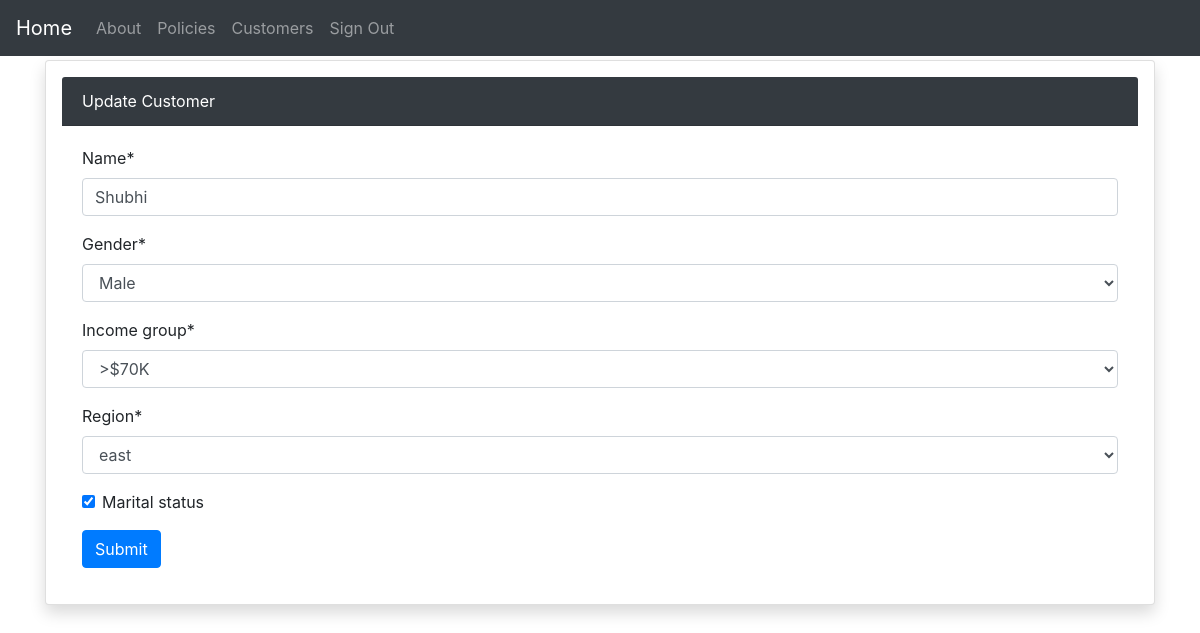
The app's page /update-customers/2 (signed in), older data.
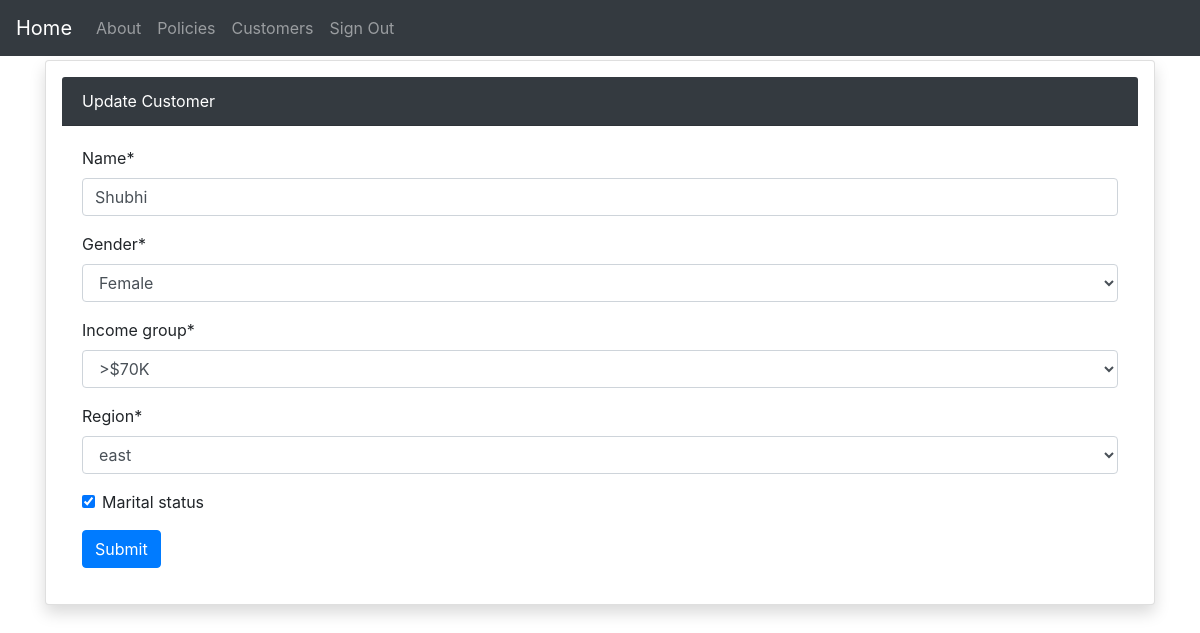
The same page, newer data.
### insurance/base/models.py (models this page shows, shortened)
class BaseModel(models.Model):
    created_at = models.DateTimeField(auto_now_add=True)
    updated_at = models.DateTimeField(auto_now=True)
    class Meta:
        abstract = True

class Customer(BaseModel):
    GENDER_CHOICES = (
        ("Male", "Male"),
        ("Female", "Female"),
        ("Other", "Other"),
    )
    INCOME_CHOICES = (
        ("0-25k", "0-$25k"),
        (">$70", ">$70K"),
        ("$25-$70", "$25-$70K"),
    )
    REGION_CHOICES = (
        ("east", "east"),
        ("west", "west"),
        ("south", "south"),
        ("north", "north"),
    )
    name = models.CharField(max_length=50)
    gender = models.CharField(max_length=50, choices=GENDER_CHOICES)
    income_group = models.CharField(max_length=50, choices=INCOME_CHOICES)
    region = models.CharField(max_length=50, choices=REGION_CHOICES)
    marital_status = models.BooleanField(default=False)
    class Meta:
        verbose_name = "Customer"
        verbose_name_plural = "Customers"

### insurance/base/views.py (the view, shortened to what this page needs)
# urls.py: path('update-customers/<str:pk>', update_customer, name="updateCustomer"),
@login_required(login_url="account_login")
def update_customer(request, pk):
    customer = Customer.objects.get(id=pk)
    form = CustomerForm(instance=customer)
    context = {"form": form, "form_name": "Update Customer"}
    return render(request, "customer/customer_form.html", context)

### insurance/base/forms.py
class CustomerForm(forms.ModelForm):
    class Meta:
        model = Customer
        fields = '__all__'

### insurance/utils/context_processors.py (called while the page is built)
def settings_context(_request):
    return {"DEBUG": settings.DEBUG}

### insurance/templates/customer/customer_form.html (shortened to what this page needs)
{% extends "base.html" %}
{% load crispy_forms_tags %}
{% block content %}
<div class="card shadow p-3 mb-5 bg-white rounded">
  <div class="card-header text-white bg-dark">
    {{ form_name }}
  </div>
  <div class="card-body">
    <form class="form-horizontal" method="post">
      {{ form|crispy }}
      <div class="control-group">
        <div class="controls">
          <button type="submit" class="btn btn-primary">Submit</button>
        </div>
      </div>
    </form>
  </div>
</div>
{% endblock content %}

Row changes from the older to the newer data that the page shows:
changed Customer "Shubhi": gender "Male" → "Female"
